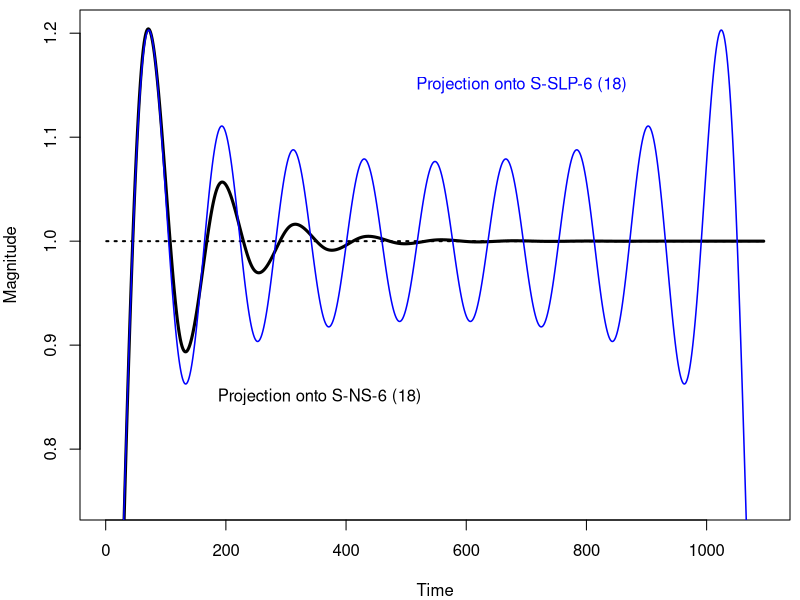

Source code (R):
#
#  Generate Figure 6
#
library("multitaper")
library("splines")
library("MASS")

#  3 years of data for "zoomed" in effect
N <- 365 * 3
time <- 1:N
Nknot <- 18

basis1 <- ns(time, df=Nknot) # 6 knots per year
basis2 <- dpss(n = N, k = Nknot, nw = (Nknot+1) / 2)$v

S1 <- basis1 %*% ginv(t(basis1) %*% basis1) %*% t(basis1)
S2 <- basis2 %*% t(basis2)

oneV <- rep(1, N)
oneP1 <- S1 %*% oneV
oneP2 <- S2 %*% oneV

pMax <- max(oneP1, oneP2)

#
#  Generate Figure 6
#
# pdf(file = "figures/gibbsRipples.pdf", width = 6, height = 4)
postscript(file = "figures/fig6-gibbsRipples.eps", width = 6, height = 4,
           horizontal = FALSE, paper = 'special')
par(mar = c(4,4,0.5,0.5))
plot(1:N, oneV, type = "l", lwd = 2, lty = 3, xlab = "Time", ylab = "Magnitude", ylim = c(0.75, pMax))
lines(1:N, oneP1, lwd = 3, lty = 1, col = "black")
lines(1:N, oneP2, lwd = 1.5, lty = 1, col = "blue")
text(x = c(170, 500), y = c(0.85, 1.15), pos = 4, labels = c("Projection onto S-NS-6 (18)", "Projection onto S-SLP-6 (18)"),
     col = c("black", "blue"))
dev.off()
